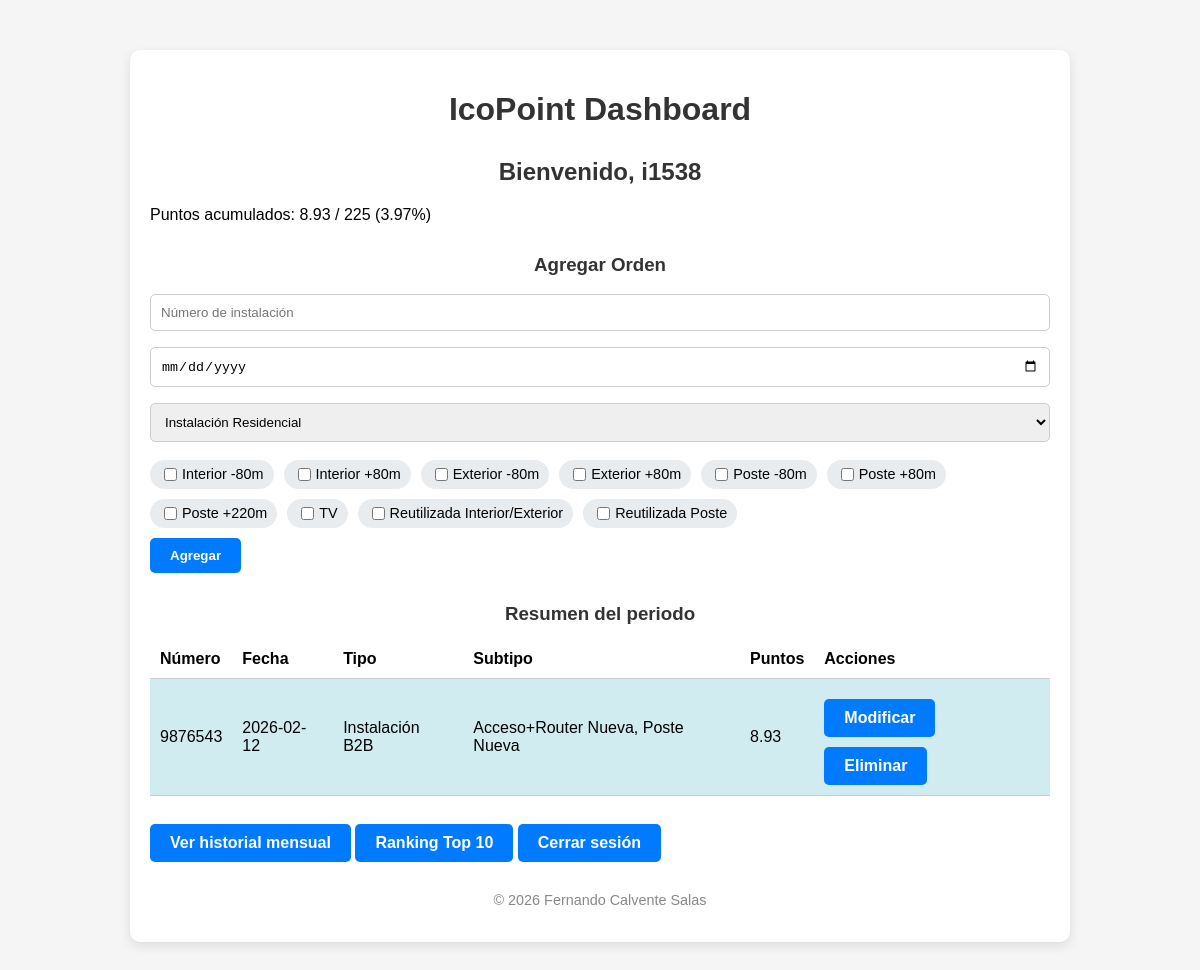
/dashboard (signed in), run on an earlier commit of the app's database.
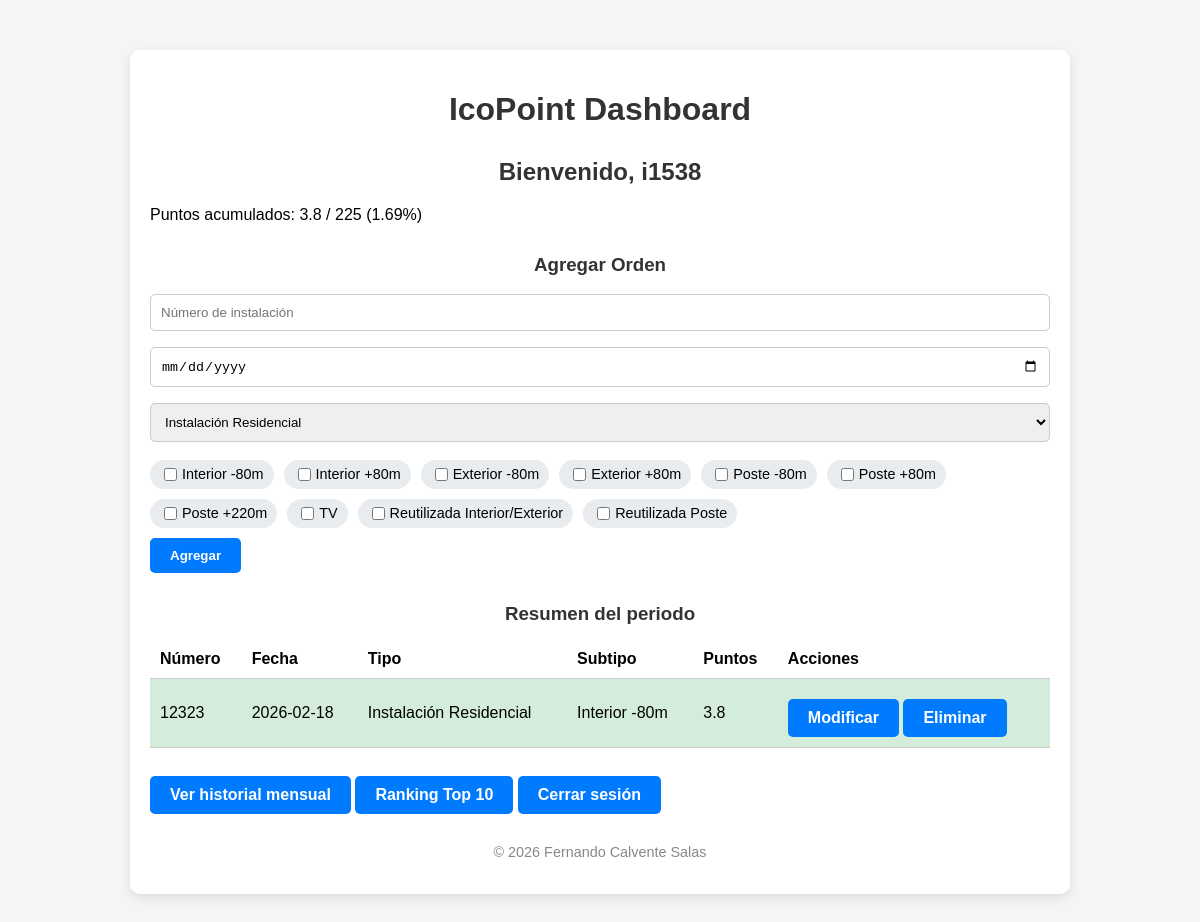
And on a later commit of the database.
### app.py (models this page shows)
class User(UserMixin, db.Model):
    id = db.Column(db.Integer, primary_key=True)
    username = db.Column(db.String(50), unique=True)
    password = db.Column(db.String(200))
    admin = db.Column(db.Boolean, default=False)

class Orden(db.Model):
    id = db.Column(db.Integer, primary_key=True)
    user_id = db.Column(db.Integer, db.ForeignKey('user.id'))
    numero_instalacion = db.Column(db.String(50))
    fecha = db.Column(db.Date)
    tipo = db.Column(db.String(50))
    subtipos = db.Column(db.String(200))
    puntos = db.Column(db.Float)

### app.py (the view, shortened to what this page needs)
@app.route('/dashboard', methods=['GET', 'POST'])
@login_required
def dashboard():
    if current_user.admin:
        return redirect(url_for('admin_dashboard'))
    hoy = date.today()
    if hoy.day >= 21:
        inicio_periodo = date(hoy.year, hoy.month, 21)
        fin_periodo = date(hoy.year + (hoy.month == 12), (hoy.month % 12) + 1, 20)
    else:
        mes_anterior = hoy.month - 1 if hoy.month > 1 else 12
        año = hoy.year if hoy.month > 1 else hoy.year - 1
        inicio_periodo = date(año, mes_anterior, 21)
        fin_periodo = date(hoy.year, hoy.month, 20)
    ordenes = Orden.query.filter(Orden.user_id==current_user.id,
                                 Orden.fecha>=inicio_periodo, Orden.fecha<=fin_periodo).all()
    total_puntos = sum(o.puntos for o in ordenes)
    objetivo = 225
    progreso = round((total_puntos / objetivo) * 100, 2)
    usuarios = User.query.filter_by(admin=False).all()
    ranking_list = []
    for u in usuarios:
        total = sum(o.puntos for o in Orden.query.filter_by(user_id=u.id).all())
        ranking_list.append((u.username, total))
    ranking_list.sort(key=lambda x: x[1], reverse=True)
    top10 = ranking_list[:10]
    return render_template('dashboard.html', ordenes=ordenes, total_puntos=total_puntos, progreso=progreso, ranking=top10)

### app.py (called while the page is built)
@login_manager.user_loader
def load_user(user_id):
    return User.query.get(int(user_id))

### templates/dashboard.html (shortened to what this page needs)
<!DOCTYPE html>
<html>
<head>
    <link rel="stylesheet" href="{{ url_for('static', filename='style.css') }}">
</head>
<body>
<div class="container">
    <h1>IcoPoint Dashboard</h1>
    <h2>Bienvenido, {{ current_user.username }}</h2>
    <p>Puntos acumulados: {{ total_puntos }} / 225 ({{ progreso }}%)</p>
    <h3>Agregar Orden</h3>
    <form method="POST">
        <input type="text" name="numero_instalacion" placeholder="Número de instalación" required>
        <input type="date" name="fecha" required>
        <select name="tipo" id="tipo" onchange="actualizarSubtipos()" required>
            <option value="Instalación Residencial">Instalación Residencial</option>
        </select>
        <div id="subtiposContainer" class="subtipos-container"></div>
        <button type="submit">Agregar</button>
    </form>
    <h3>Resumen del periodo</h3>
    <table>
        <tr>
            <th>Número</th>
            <th>Fecha</th>
            <th>Tipo</th>
            <th>Subtipo</th>
            <th>Puntos</th>
            <th>Acciones</th>
        </tr>
        {% for o in ordenes %}
        <tr style="background-color: {% if 'B2B' in o.tipo %}#d1ecf1{% elif 'Residencial' in o.tipo %}#d4edda{% else %}#fff{% endif %}">
            <td>{{ o.numero_instalacion }}</td>
            <td>{{ o.fecha }}</td>
            <td>{{ o.tipo }}</td>
            <td>{{ o.subtipos }}</td>
            <td>{{ o.puntos }}</td>
            <td>
                {% if o.user_id == current_user.id or current_user.admin %}
                <a href="{{ url_for('modificar', orden_id=o.id) }}" class="btn">Modificar</a>
                <a href="{{ url_for('eliminar', orden_id=o.id) }}" class="btn">Eliminar</a>
                {% endif %}
            </td>
        </tr>
        {% endfor %}
    </table>
    <br>
    <a href="{{ url_for('historial') }}" class="btn">Ver historial mensual</a>
    <a href="{{ url_for('ranking') }}" class="btn">Ranking Top 10</a>
    <a href="{{ url_for('logout') }}" class="btn">Cerrar sesión</a>
    <footer>
        <p>© 2026 Fernando Calvente Salas</p>
    </footer>
</div>
</body>
</html>

### static/style.css (style rules this page uses)
body { font-family: Arial, sans-serif; background-color: #f5f5f5; margin: 0; padding: 0; }
.container { max-width: 900px; margin: 50px auto; padding: 20px; background-color: #fff; border-radius: 10px; box-shadow: 0 4px 12px rgba(0,0,0,0.1); }
h1, h2, h3 { text-align: center; color: #333; }
h1 { margin-bottom: 30px; }
h2 { margin-bottom: 20px; }
h3 { margin-top: 30px; margin-bottom: 10px; }
form input[type="text"], form input[type="password"], form input[type="date"], form select { width: 100%; padding: 10px; margin: 8px 0; border-radius: 5px; border: 1px solid #ccc; box-sizing: border-box; }
form button, a.btn, a.btn-volver { display: inline-block; padding: 10px 20px; margin-top: 10px; background-color: #007BFF; color: #fff; text-decoration: none; font-weight: bold; border-radius: 5px; transition: background-color 0.3s; border: none; cursor: pointer; }
table { width: 100%; border-collapse: collapse; margin-top: 15px; }
table th, table td { padding: 10px; text-align: left; border-bottom: 1px solid #ccc; }
footer { text-align: center; margin-top: 30px; font-size: 0.9em; color: #888; }
.subtipos-container { display: flex; flex-wrap: wrap; gap: 10px; margin-top: 10px; }

What changed in the data, as far as the page shows it:
removed Orden: numero_instalacion "9876543", fecha "2026-02-12", tipo "Instalación B2B", subtipos "Acceso+Router Nueva, Poste Nueva", puntos "8.93"
added Orden: numero_instalacion "12323", fecha "2026-02-18", tipo "Instalación Residencial", subtipos "Interior -80m", puntos "3.8"
Also different on the page:
{{ total_puntos }}: "8.93" → "3.8"
{{ progreso }}: "3.97" → "1.69"
